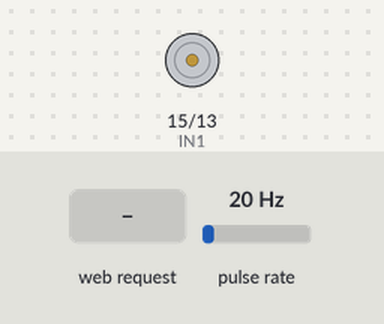
The sketch below on a simulated ESP8266 (NodeMCU). Parts: motor-driver pin pairs drawn as motors (green arrow = first pin HIGH = forward, orange = second pin HIGH = backward, longer = more drive, scaled by the enable pin). Wiring (inferred from the names in the program): pulse sensor: data GPIO 12. The test bench sets the inputs (shaded band); at power-on: pulse rate 20 Hz. WiFi joins after 1.5 s; servers stay silent unless stated; what the sketch prints to the serial monitor is not drawn.

Above: at 2.7 s.
2.8 s: HTTP request GET /control?percent=1 received
At 3.8 s:
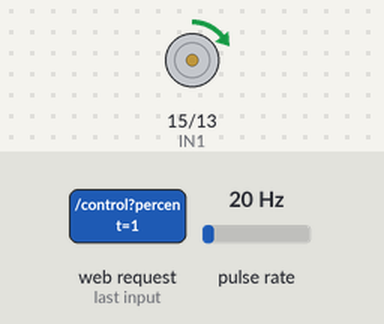
4.3 s: HTTP request GET /control?percent=0 received
At 4.9 s:
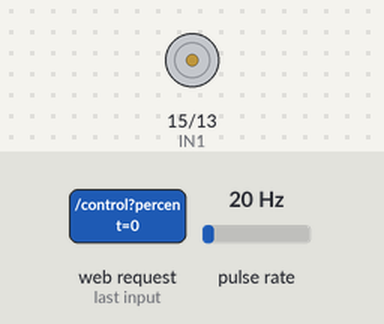
5.8 s: HTTP request GET /control?percent=120 received
At 6.1 s:
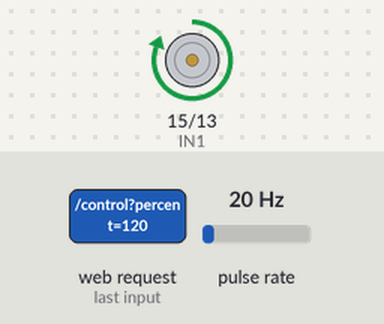
7.3 s: HTTP request GET /control?percent=0 received
At 8.4 s:
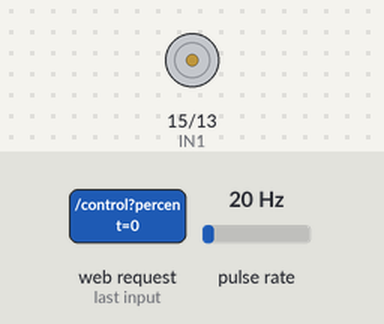
Timing chart, 0 to 9.8 s (numbered marks = the images above; inputs shaded):
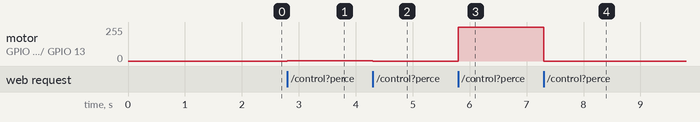

Measured:
- after the input at 2.8 s, motor on GPIO 15 (IN1) / GPIO 13 (IN2): stopped → forward 3/255 at once
- after the input at 4.3 s, motor on GPIO 15 (IN1) / GPIO 13 (IN2): forward 3/255 → stopped at once
- after the input at 5.8 s, motor on GPIO 15 (IN1) / GPIO 13 (IN2): stopped → forward 255/255 at once
- after the input at 7.3 s, motor on GPIO 15 (IN1) / GPIO 13 (IN2): forward 255/255 → stopped at once

The sketch:

CK.ino
```cpp
#include <ESP8266WiFi.h>
#include <WiFiClient.h>
#include <ESP8266WebServer.h>

int ENA = 14; // D5
int IN1 = 15; // D10
int IN2 = 13; // D7
int sensor = 12; // D6

volatile unsigned int pulses;
float rpm;
unsigned long timeOld;
int holesDisc = 1;

void ICACHE_RAM_ATTR counter();

const char* ssid = "Really?";
const char* password = "1toi9boso8";
ESP8266WebServer server(80);

void home() {
  server.send(200, "application/json", "{\"status\": \"true\"}");
}

void left() {
  server.send(200, "application/json", "{\"status\": \"true\"}");

  Serial.println("left");
}

void right() {
  server.send(200, "application/json", "{\"status\": \"true\"}");

  Serial.println("right");
}

void getSpeed() {
  String json = "{\"speed\": \"" + String(rpm) + "\"}";
  server.send(200, "application/json", json);
}

void control() {
  if (server.arg("percent") == "") {
    Serial.println("receive error");
  } else {
    int speed = map(server.arg("percent").toInt(), 0, 100, 0, 255);
    Serial.print("Speed: ");
    Serial.println(speed);
    if (speed == 0) {
      digitalWrite(IN1, LOW);
      digitalWrite(IN2, LOW);
    } else {
      digitalWrite(IN1, HIGH);
      digitalWrite(IN2, LOW);
      analogWrite(ENA, speed);
    }
  }
  server.send(200, "application/json", "{\"status\": \"true\"}");
}

void setup() {
  Serial.begin(9600);
  Serial.println();

  pinMode(ENA, OUTPUT);
  pinMode(IN1, OUTPUT);
  pinMode(IN2, OUTPUT);

  WiFi.begin(ssid, password);
  while (WiFi.status() != WL_CONNECTED)
  {
    delay(500);
    Serial.print(".");
  }
  Serial.println();
  Serial.print("Connected, IP address: ");
  Serial.println(WiFi.localIP());
  Serial.println("setup done");

  server.on("/", home);
  server.on("/left", left);
  server.on("/right", right);
  server.on("/speed", getSpeed);
  server.on("/control", control);
  server.begin();

  pinMode(sensor, INPUT);
  pulses = 0;
  timeOld = 0;
  attachInterrupt(digitalPinToInterrupt(sensor), counter, FALLING);
}

void loop() {
  server.handleClient();

  if (millis() - timeOld >= 1000)
  {
    detachInterrupt(digitalPinToInterrupt(sensor));
    rpm = (pulses * 60) / (holesDisc);
    // Serial.println(rpm);

    timeOld = millis();
    pulses = 0;
    attachInterrupt(digitalPinToInterrupt(sensor), counter, FALLING);
  }
}

void ICACHE_RAM_ATTR counter() {
  pulses++;
}
```
